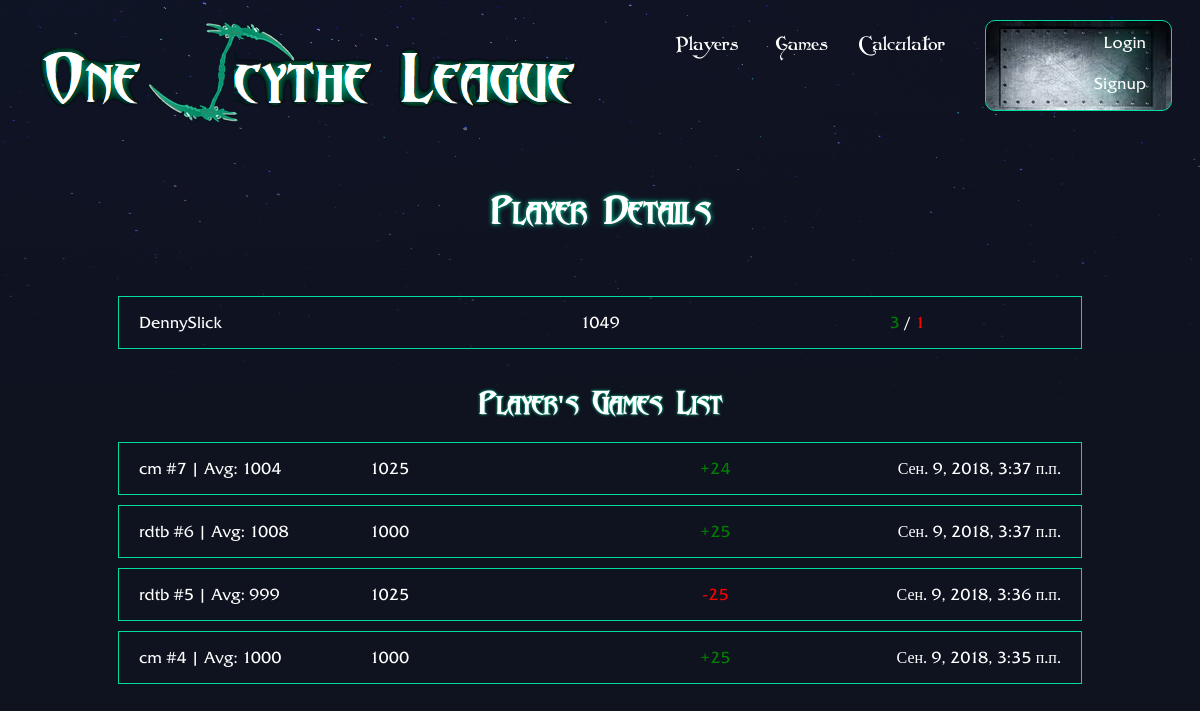
/players/7/, run on the app's committed database.
### calculator/models.py (models this page shows, shortened)
class Player(models.Model):
    nickname = models.CharField(max_length=25)
    pts = models.IntegerField(default=1000)
    wins = models.IntegerField(default=0)
    loses = models.IntegerField(default=0)
    class Meta:
        ordering = ['-pts', 'nickname']

class PlayerInGame(models.Model):
    player = models.ForeignKey(Player, on_delete=models.CASCADE, related_name='playeringame_set')
    game = models.ForeignKey(Game, on_delete=models.CASCADE, related_name='playeringame_set')
    pts_start = models.IntegerField(default=None)
    pts_dif = models.IntegerField(default=0)
    SENTINEL = 'Sentinel'
    SCOURGE = 'Scourge'
    SIDE_CHOICES = (
        (SENTINEL, 'Sentinel'),
        (SCOURGE, 'Scourge'),
    )
    side = models.CharField(
        max_length=10,
        choices=SIDE_CHOICES,
        default=SENTINEL,
    )
    class Meta:
        ordering = ['game', '-side', 'player']

class Game(models.Model):
    date = models.DateTimeField(auto_now_add=True)
    mode = models.ForeignKey(
        'GameMode',
        on_delete=models.CASCADE,
    )
    players = models.ManyToManyField(
        Player,
        related_name='games',
        blank=True,
        through='PlayerInGame',
    )
    SENTINEL = 'Sentinel'
    SCOURGE = 'Scourge'
    DRAW = 'Draw'
    WINNER_CHOICES = (
        (SENTINEL, 'Sentinel'),
        (SCOURGE, 'Scourge'),
        (DRAW, 'Draw'),
    )
    winner = models.CharField(
        max_length=10,
        choices=WINNER_CHOICES,
        default=DRAW,
    )
    cost = models.IntegerField(default=0)
    COST_CONST = 25
    avg_sentinel = models.IntegerField(default=0)
    avg_scourge = models.IntegerField(default=0)
    count_players_sentinel = models.IntegerField(default=0)
    count_players_scourge = models.IntegerField(default=0)
    class Meta:
        ordering = ['-date']
    def __str__(self):
        return (str(self.mode) + " #" + str(self.id)) + " | Avg: " + str(int( (self.avg_sentinel + self.avg_scourge)/2))

class GameMode(models.Model):
    line = models.CharField(max_length=15)
    def __str__(self):
        return self.line

### calculator/views.py (the view)
# urls.py: url(r'^players/(?P<pk>\d+)/$', views.player_detail, name='player_detail'),
def player_detail(request, pk):
    player = get_object_or_404(Player, pk=pk)
    return render(request, 'calculator/player_detail.html', { 'player': player })

### calculator/templates/calculator/player_detail.html
{% extends 'base_layout.html' %}
{% block content %}
  <h1>Player details</h1>
  <div class="players-info-list">
    <div class="player-info">
      <p class="player-nickname">
        {{player.nickname}}
      </p>
      <p class="player-elem">
        {{player.pts}}
      </p>
      <p class="player-elem">
        <span class="player-wins">
          {{player.wins}}
        </span>
        <span>
          /
        </span>
        <span class="player-loses">
          {{player.loses}}
        </span>
      </p>
    </div>
  </div>
  <h2>Player's Games List</h2>
  <div class="player-in-game-info-list">
    {% for game_info in player.playeringame_set.all %}
      <a href="{% url 'calculator:game_detail' pk=game_info.game.pk %}">
        <div class="player-in-game-info">
          <p class="game-name">
            {{game_info.game}}
          </p>
          <p class="game-name">
            {{game_info.pts_start}}
          </p>
          <p class="player-in-game-elem">
            {% if game_info.side == game_info.game.winner %}
              <span class="player-wins">
                +{{ game_info.pts_dif }}
              </span>
            {% elif game_info.game.winner == 'Draw' %}
              0
            {% else %}
              <span class="player-loses">
                {{ game_info.pts_dif }}
              </span>
            {% endif %}
          </p>
          <p class="game-date">
            {{game_info.game.date}}
          </p>
        </div>
      </a>
    {% empty %}
      <div class="game-info">
        <p class="game-name">
          no games exist yet
        </p>
      </div>
    {% endfor %}
  </div>
{% endblock %}

### assets/css/styles.css (style rules this page uses)
body { display: block; background-color: #0f121f; background-image: url("../image/stars.png"); background-repeat: no-repeat; color: white; font-family: "FRIZQT"; }
a, a:hover, a:visited { color: #fff; text-decoration: none; }
.content > h1, h2 { text-align: center; font-family: "Abaddon"; padding-bottom: 10px; padding-top: 20px; text-transform: capitalize; border: 1px none #fff; }
.content > h1 { font-size: 2.2em; text-shadow: #00dba0 0 0 5px; padding-bottom: 40px; }
.content > h2 { font-size: 1.8em; margin: 20px 0px 0px 0px; padding: 20px 0px 0px 0px; text-shadow: #00dba0 0 0 3px; }
.players-info-list, .games-info-list, .player-in-game-info-list { margin: 20px 100px 20px 100px; display: block; border: 1px none #fff; }
.player-info, .game-info, .player-in-game-info { display: grid; grid-template-columns: 3fr 1fr; border: 1px solid #00dba0; padding: 0px 20px; margin: 10px; }
.player-info { grid-template-columns: 1fr 1fr 1fr; }
.player-in-game-info { grid-template-columns: 1fr 1fr 1fr 1fr; }
.player-in-game-elem { text-align: center; border: 1px none #fff; }
.game-name { text-align: left; border: 1px none #fff; }
.game-date { text-align: right; border: 1px none #fff; }
.player-elem { text-align: center; border: 1px none #fff; }
.player-nickname { text-align: left; border: 1px none #fff; }
.player-wins { color: green; border: 1px none #fff; }
.player-loses { color:red; border: 1px none #fff; }

### data on the page
Player: nickname "DennySlick", pts "1049", wins "3", loses "1"
PlayerInGame: game "cm #7 | Avg: 1004", pts_start "1025", pts_dif "24", game "Сен. 9, 2018, 3:37 п.п."
PlayerInGame: game "rdtb #6 | Avg: 1008", pts_start "1000", pts_dif "25", game "Сен. 9, 2018, 3:37 п.п."
PlayerInGame: game "rdtb #5 | Avg: 999", pts_start "1025", pts_dif "-25", game "Сен. 9, 2018, 3:36 п.п."
PlayerInGame: game "cm #4 | Avg: 1000", pts_start "1000", pts_dif "25", game "Сен. 9, 2018, 3:35 п.п."
